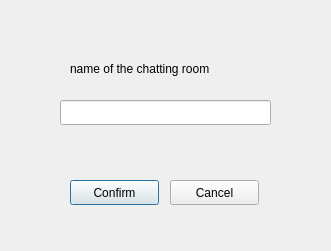
<?xml version="1.0" encoding="UTF-8"?>
<ui version="4.0">
 <class>Dialog</class>
 <widget class="QDialog" name="Dialog">
  <property name="geometry">
   <rect>
    <x>0</x>
    <y>0</y>
    <width>331</width>
    <height>251</height>
   </rect>
  </property>
  <property name="windowTitle">
   <string>Dialog</string>
  </property>
  <widget class="QLineEdit" name="lineEdit">
   <property name="geometry">
    <rect>
     <x>60</x>
     <y>100</y>
     <width>211</width>
     <height>25</height>
    </rect>
   </property>
  </widget>
  <widget class="QLabel" name="label">
   <property name="geometry">
    <rect>
     <x>70</x>
     <y>60</y>
     <width>191</width>
     <height>17</height>
    </rect>
   </property>
   <property name="text">
    <string>name of the chatting room</string>
   </property>
  </widget>
  <widget class="QPushButton" name="pushButton">
   <property name="geometry">
    <rect>
     <x>70</x>
     <y>180</y>
     <width>89</width>
     <height>25</height>
    </rect>
   </property>
   <property name="text">
    <string>Confirm</string>
   </property>
  </widget>
  <widget class="QPushButton" name="pushButton_2">
   <property name="geometry">
    <rect>
     <x>170</x>
     <y>180</y>
     <width>89</width>
     <height>25</height>
    </rect>
   </property>
   <property name="text">
    <string>Cancel</string>
   </property>
  </widget>
 </widget>
 <resources/>
 <connections/>
</ui>
